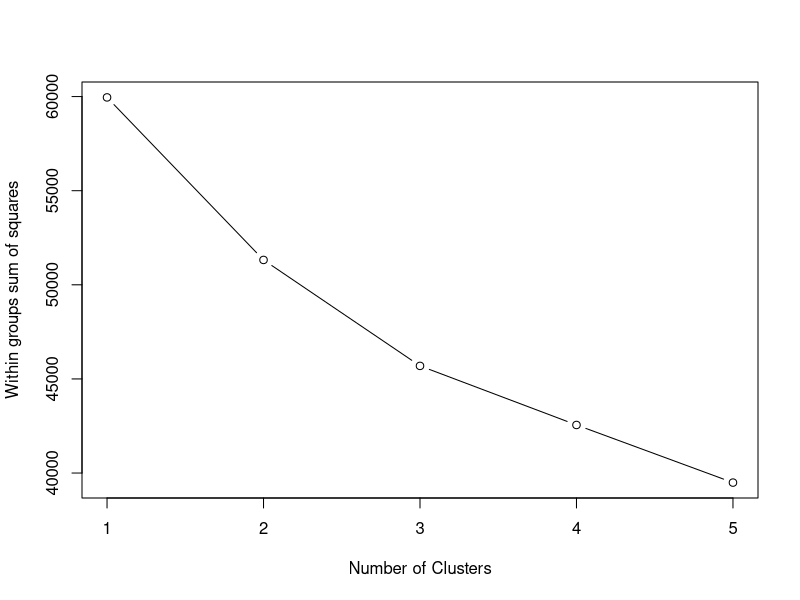

R code for this plot:
## ---- chunk 1
#read data
setwd("C:/Users/vishrti/Desktop/ML webinar")
library(openxlsx)
dhcb<-read.csv("dhcb_education_high.csv")
## ---- chunk 2
dim(dhcb)
colnames(dhcb)
dhcb_education_high<-dhcb[,-c(1,31)]
dim(dhcb_education_high)
## ---- chunk 3
dhcb_education_high.Scaled <- scale(dhcb_education_high[,3:29])
head(dhcb_education_high.Scaled)

str(dhcb_education_high.Scaled)


sum(is.na(dhcb_education_high.Scaled))

## ---- chunk 4
# removing columns which have 0 variance for this set of data
              
dhcb_education_high.Scaled1<-dhcb_education_high.Scaled[,-c(25)]
dim(dhcb_education_high.Scaled1)
## ---- chunk 5

wssplot <- function(data, nc=15, seed=3110){
  wss <- (nrow(data)-1)*sum(apply(data,2,var))
  for (i in 2:nc){
    set.seed(seed)
    wss[i] <- sum(kmeans(data, centers=i)$withinss)}
  plot(1:nc, wss, type="b", xlab="Number of Clusters",
       ylab="Within groups sum of squares")}

wssplot(dhcb_education_high.Scaled1, nc=5)

sum(is.na(dhcb_education_high.Scaled1))
## ---- chunk 6
kmeans.clus = kmeans(x=dhcb_education_high.Scaled1, centers = 4, nstart = 3)

dhcb_education_high$Clusters <- kmeans.clus$cluster

#aggr = aggregate(dhcb_education_high[,-c(1,2,8,9,10,28,29,30,44,45,46)],list(dhcb_education_high$Clusters),mean)
aggr = aggregate(dhcb_education_high[,-c(1,2,27)],list(dhcb_education_high$Clusters),mean)

aggr


## ---- chunk 7
write.csv(dhcb_education_high,file="dhcb_education_high_rmd.csv")

write.csv(aggr,file="dhcb_education_high1_rmd.csv")

